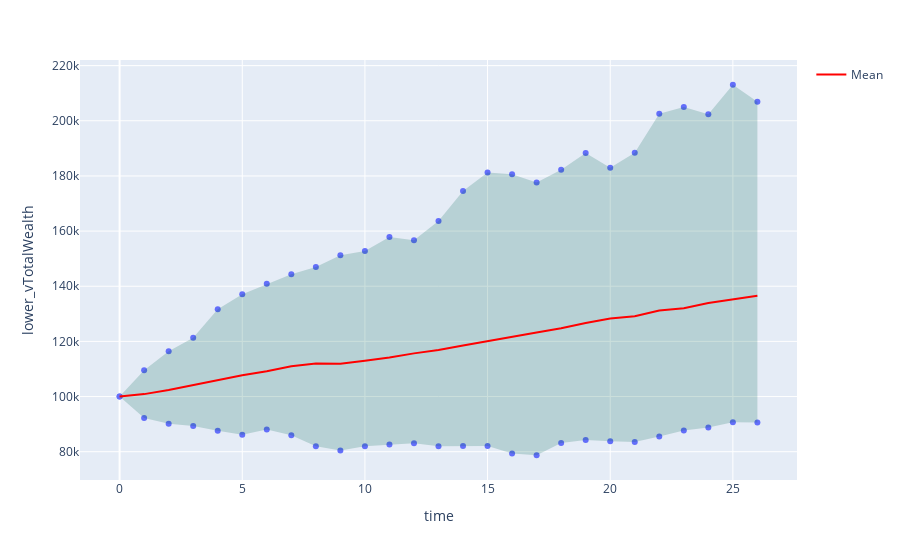

Notebook source saved alongside this figure:
### Code cell
# This third plot shows the time series evolution with a certain confidence interval
analyzer.plot_ci(name='vTotalWealth', time_col='time', scenario_col='scenario',filter=None, col_names=['scenario', 'time'], confidence=.90, inline_plot=True)

### Figure 1 — Plotly figure (JSON) as saved in the notebook; plotly's stock layout.template omitted (floating-point values rounded to 4 significant figures)
{"data": [{"hovertemplate": "time=%{x}<br>lower_vTotalWealth=%{y}<extra></extra>", "legendgroup": "", "marker": {"color": "#636efa", "symbol": "circle"}, "mode": "markers", "name": "", "orientation": "v", "showlegend": false, "type": "scatter", "x": [0, 1, 2, 3, 4, 5, 6, 7, 8, 9, 10, 11, 12, 13, 14, 15, 16, 17, 18, 19, 20, 21, 22, 23, 24, 25, 26], "xaxis": "x", "y": [100000, 92230.0, 90150.0, 89340.0, 87610.0, 86170.0, 88060.0, 85980.0, 81970.0, 80460.0, 81940.0, 82600.0, 83110.0, 81970.0, 82040.0, 82110.0, 79360.0, 78710.0, 83180.0, 84270.0, 83760.0, 83530.0, 85490.0, 87720.0, 88780.0, 90720.0, 90610.0], "yaxis": "y"}, {"hovertemplate": "time=%{x}<br>upper_vTotalWealth=%{y}<extra></extra>", "legendgroup": "", "marker": {"color": "#636efa", "symbol": "circle"}, "mode": "markers", "name": "", "orientation": "v", "showlegend": false, "type": "scatter", "x": [0, 1, 2, 3, 4, 5, 6, 7, 8, 9, 10, 11, 12, 13, 14, 15, 16, 17, 18, 19, 20, 21, 22, 23, 24, 25, 26], "xaxis": "x", "y": [100000, 109600.0, 116400.0, 121300.0, 131700.0, 137100.0, 140900.0, 144400.0, 146900.0, 151200.0, 152800.0, 157800.0, 156700.0, 163600.0, 174600.0, 181200.0, 180600.0, 177700.0, 182300.0, 188300.0, 183000.0, 188400.0, 202500.0, 205000.0, 202400.0, 213100.0, 206900.0], "yaxis": "y"}, {"fill": "toself", "fillcolor": "rgba(0,100,80,0.2)", "line": {"color": "rgba(255,255,255,0)"}, "showlegend": false, "type": "scatter", "x": [0, 1, 2, 3, 4, 5, 6, 7, 8, 9, 10, 11, 12, 13, 14, 15, 16, 17, 18, 19, 20, 21, 22, 23, 24, 25, 26, 26, 25, 24, 23, 22, 21, 20, 19, 18, 17, 16, 15, 14, 13, 12, 11, 10, 9, 8, 7, 6, 5, 4, 3, 2, 1, 0], "y": [100000, 92230.0, 90150.0, 89340.0, 87610.0, 86170.0, 88060.0, 85980.0, 81970.0, 80460.0, 81940.0, 82600.0, 83110.0, 81970.0, 82040.0, 82110.0, 79360.0, 78710.0, 83180.0, 84270.0, 83760.0, 83530.0, 85490.0, 87720.0, 88780.0, 90720.0, 90610.0, 206900.0, 213100.0, 202400.0, 205000.0, 202500.0, 188400.0, 183000.0, 188300.0, 182300.0, 177700.0, 180600.0, 181200.0, 174600.0, 163600.0, 156700.0, 157800.0, 152800.0, 151200.0, 146900.0, 144400.0, 140900.0, 137100.0, 131700.0, 121300.0, 116400.0, 109600.0, 100000]}, {"line": {"color": "red", "width": 2}, "mode": "lines", "name": "Mean", "type": "scatter", "x": [0, 1, 2, 3, 4, 5, 6, 7, 8, 9, 10, 11, 12, 13, 14, 15, 16, 17, 18, 19, 20, 21, 22, 23, 24, 25, 26], "y": [100000, 100900.0, 102400.0, 104200.0, 105900.0, 107700.0, 109200.0, 111000.0, 112000.0, 111900.0, 113000.0, 114100.0, 115700.0, 116900.0, 118500.0, 120200.0, 121600.0, 123200.0, 124800.0, 126700.0, 128300.0, 129100.0, 131200.0, 132100.0, 133900.0, 135300.0, 136600.0]}], "layout": {"legend": {"tracegroupgap": 0}, "margin": {"t": 60}, "xaxis": {"anchor": "y", "domain": [0, 1], "title": {"text": "time"}}, "yaxis": {"anchor": "x", "domain": [0, 1], "title": {"text": "lower_vTotalWealth"}}}}
